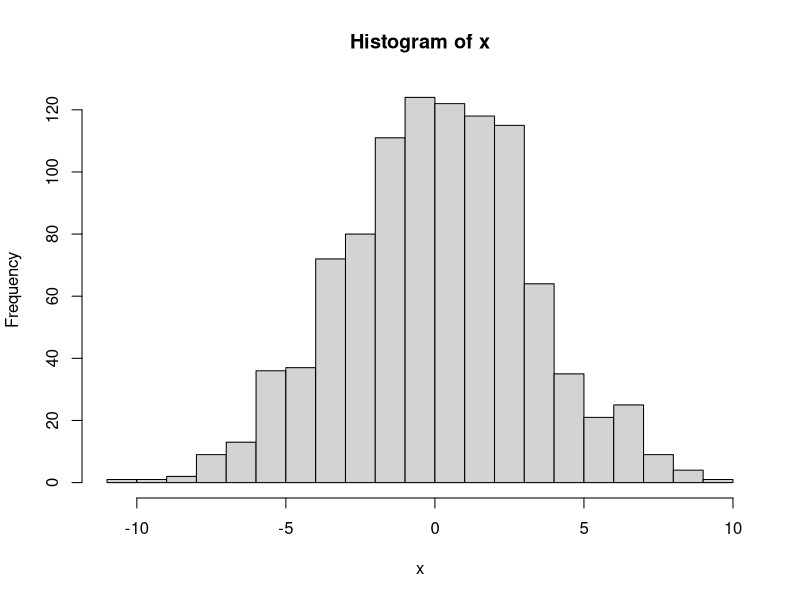
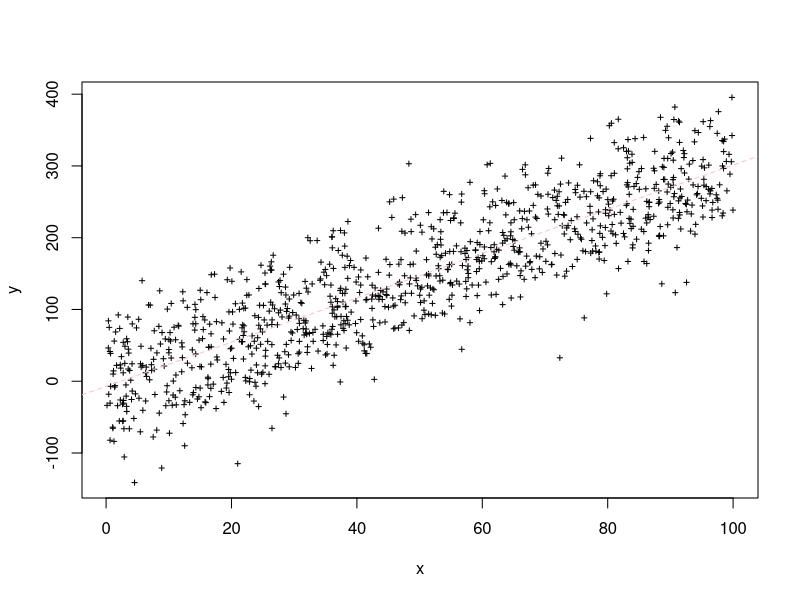

These charts were generated, in order, by the following R code:
###this script creates data and a few plots.

x <- rnorm(n = 1000, mean=0, sd=3)
hist(x, nclass=20)

###this is Damien's comment
m <- 3
b <- -2
eps <- rnorm(1000,mean=0,sd=50)

x <- runif(1000, 0,100)
y <- m*x+b+eps

plot(x,y, cex=.5, col="black", pch=3)
########


abline(lm(y~x), lty=2, col="pink")

## Balboa House Rules
## Alexanders's Comment
